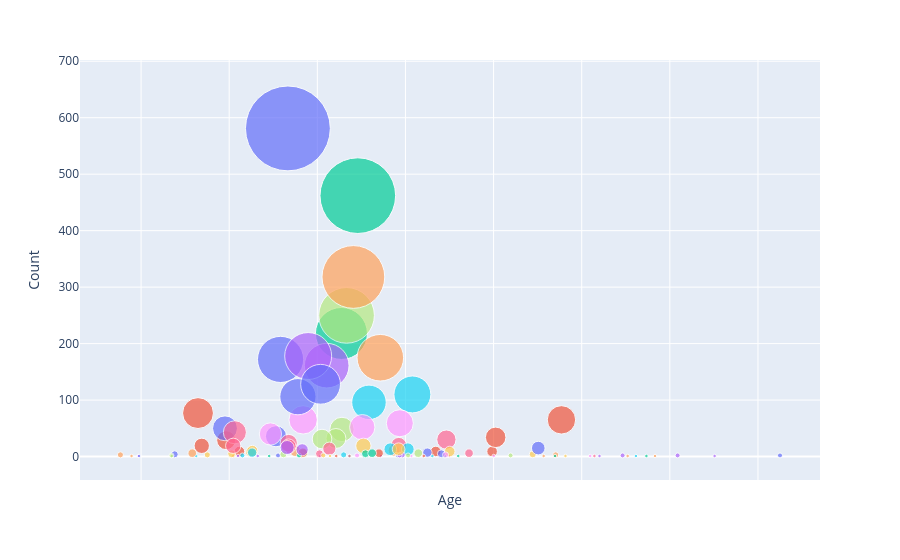

Here is the notebook cell this chart was saved with:
### Markdown cell above
## Summary plot (grouped by diagnosis)

### Code cell
# group by diagnosis to simplify
diagnosis_grouped = df.groupby(['DX_01', 'DX_01_Cat', 'Sex']).agg({
                'Age': 'mean', 'Identifiers': 'count', 'comorbidities': 'mean'
                }).reset_index()
diagnosis_grouped = diagnosis_grouped.rename({'Identifiers': 'count', 'Age': 'mean_age'}, axis=1)

fig = px.scatter(diagnosis_grouped, x="mean_age", y="count", color="DX_01",
                hover_name="DX_01", log_x=False, size_max=60, size='count') # size="Age"
fig.update_layout(showlegend=False)
fig.update_xaxes(showticklabels=False, title='Age')
fig.update_yaxes(title='Count')
fig.show()
